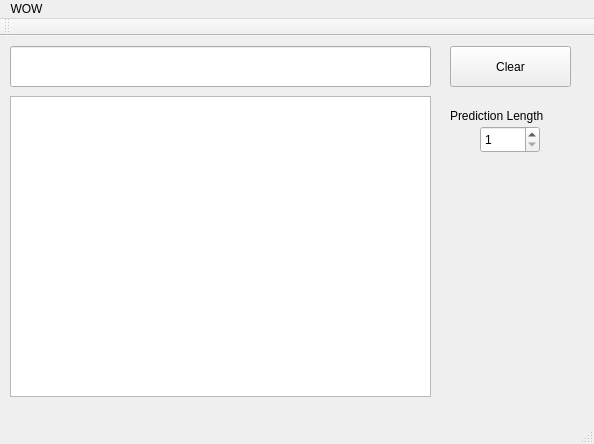
<?xml version="1.0" encoding="UTF-8"?>
<ui version="4.0">
 <class>MainWindow</class>
 <widget class="QMainWindow" name="MainWindow">
  <property name="geometry">
   <rect>
    <x>0</x>
    <y>0</y>
    <width>594</width>
    <height>444</height>
   </rect>
  </property>
  <property name="windowTitle">
   <string>MainWindow</string>
  </property>
  <widget class="QWidget" name="centralWidget">
   <widget class="QLineEdit" name="textIn">
    <property name="geometry">
     <rect>
      <x>10</x>
      <y>10</y>
      <width>421</width>
      <height>41</height>
     </rect>
    </property>
    <property name="font">
     <font>
      <pointsize>20</pointsize>
     </font>
    </property>
   </widget>
   <widget class="QTableView" name="tableView">
    <property name="geometry">
     <rect>
      <x>10</x>
      <y>60</y>
      <width>421</width>
      <height>301</height>
     </rect>
    </property>
    <property name="font">
     <font>
      <pointsize>11</pointsize>
     </font>
    </property>
   </widget>
   <widget class="QPushButton" name="clearBtn">
    <property name="geometry">
     <rect>
      <x>450</x>
      <y>10</y>
      <width>121</width>
      <height>41</height>
     </rect>
    </property>
    <property name="text">
     <string>Clear</string>
    </property>
   </widget>
   <widget class="QSpinBox" name="spinBox">
    <property name="geometry">
     <rect>
      <x>480</x>
      <y>90</y>
      <width>60</width>
      <height>27</height>
     </rect>
    </property>
    <property name="minimum">
     <number>1</number>
    </property>
    <property name="maximum">
     <number>5</number>
    </property>
   </widget>
   <widget class="QLabel" name="pCountL">
    <property name="geometry">
     <rect>
      <x>450</x>
      <y>70</y>
      <width>121</width>
      <height>20</height>
     </rect>
    </property>
    <property name="text">
     <string>Prediction Length</string>
    </property>
   </widget>
  </widget>
  <widget class="QMenuBar" name="menuBar">
   <property name="geometry">
    <rect>
     <x>0</x>
     <y>0</y>
     <width>594</width>
     <height>25</height>
    </rect>
   </property>
   <widget class="QMenu" name="menuWOW">
    <property name="title">
     <string>WOW</string>
    </property>
   </widget>
   <addaction name="menuWOW"/>
  </widget>
  <widget class="QToolBar" name="mainToolBar">
   <attribute name="toolBarArea">
    <enum>TopToolBarArea</enum>
   </attribute>
   <attribute name="toolBarBreak">
    <bool>false</bool>
   </attribute>
  </widget>
  <widget class="QStatusBar" name="statusBar"/>
 </widget>
 <layoutdefault spacing="6" margin="11"/>
 <resources/>
 <connections/>
</ui>
